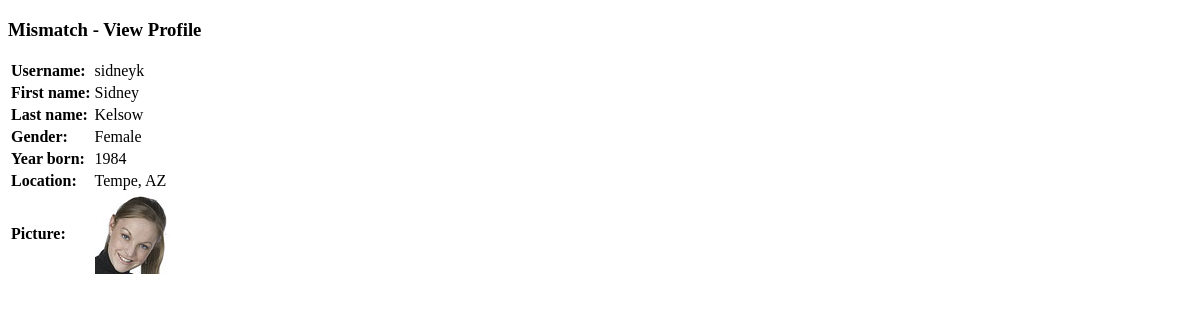
The page /ch07/initial/mismatch/viewprofile.php?user_id=1 on the database its author committed.
### tables this page shows
CREATE TABLE `mismatch_user` (
  `user_id` INT AUTO_INCREMENT,
  `username` VARCHAR(32),
  `password` VARCHAR(40),
  `join_date` DATETIME,
  `first_name` VARCHAR(32),
  `last_name` VARCHAR(32),
  `gender` VARCHAR(1),
  `birthdate` DATE,
  `city` VARCHAR(32),
  `state` VARCHAR(2),
  `picture` VARCHAR(32),
  PRIMARY KEY (`user_id`)
);

### public/ch07/initial/mismatch/viewprofile.php (the view, shortened to what this page needs)
<!DOCTYPE html PUBLIC "-//W3C//DTD XHTML 1.0 Transitional//EN"
  "http://www.w3.org/TR/xhtml1/DTD/xhtml1-transitional.dtd">
<html xmlns="http://www.w3.org/1999/xhtml" xml:lang="en" lang="en">
<head>
  <link rel="stylesheet" type="text/css" href="style.css" />
</head>
<body>
  <h3>Mismatch - View Profile</h3>
<?php
  $dbc = mysqli_connect(DB_HOST, DB_USER, DB_PASSWORD, DB_NAME);
  if (!isset($_GET['user_id'])) {
    $query = "SELECT username, first_name, last_name, gender, birthdate, city, state, picture FROM mismatch_user WHERE user_id = '$user_id'";
  }
  else {
    $query = "SELECT username, first_name, last_name, gender, birthdate, city, state, picture FROM mismatch_user WHERE user_id = '" . $_GET['user_id'] . "'";
  }
  $data = mysqli_query($dbc, $query);
  if (mysqli_num_rows($data) == 1) {
    $row = mysqli_fetch_array($data);
    echo '<table>';
    if (!empty($row['username'])) {
      echo '<tr><td class="label">Username:</td><td>' . $row['username'] . '</td></tr>';
    }
    if (!empty($row['first_name'])) {
      echo '<tr><td class="label">First name:</td><td>' . $row['first_name'] . '</td></tr>';
    }
    if (!empty($row['last_name'])) {
      echo '<tr><td class="label">Last name:</td><td>' . $row['last_name'] . '</td></tr>';
    }
    if (!empty($row['gender'])) {
      echo '<tr><td class="label">Gender:</td><td>';
      if ($row['gender'] == 'M') {
        echo 'Male';
      }
      else if ($row['gender'] == 'F') {
        echo 'Female';
      }
      else {
        echo '?';
      }
      echo '</td></tr>';
    }
    if (!empty($row['birthdate'])) {
      if (!isset($_GET['user_id']) || ($user_id == $_GET['user_id'])) {
        echo '<tr><td class="label">Birthdate:</td><td>' . $row['birthdate'] . '</td></tr>';
      }
      else {
        list($year, $month, $day) = explode('-', $row['birthdate']);
        echo '<tr><td class="label">Year born:</td><td>' . $year . '</td></tr>';
      }
    }
    if (!empty($row['city']) || !empty($row['state'])) {
      echo '<tr><td class="label">Location:</td><td>' . $row['city'] . ', ' . $row['state'] . '</td></tr>';
    }
    if (!empty($row['picture'])) {
      echo '<tr><td class="label">Picture:</td><td><img src="' . MM_UPLOADPATH . $row['picture'] .
        '" alt="Profile Picture" /></td></tr>';
    }
    echo '</table>';
  }
  else {
    echo '<p class="error">There was a problem accessing your profile.</p>';
  }
?>
</body>
</html>

### public/ch07/initial/mismatch/style.css (style rules this page uses)
td.label { font-weight: bold; }

### rows shown on the page
mismatch_user: username "sidneyk", first_name "Sidney", last_name "Kelsow", city "Tempe", state "AZ", picture (picture)

### other values the page prints
$year "1984"
